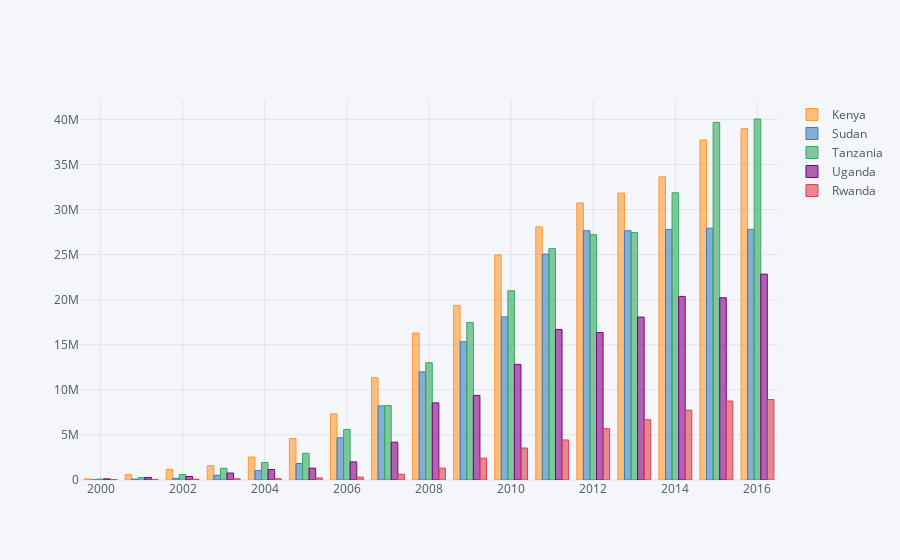

The notebook cell this image was saved under:
### Markdown cell above
## Bar Plot

### Code cell
df.iplot(kind='bar')

### Figure 1 — Plotly figure (JSON) as saved in the notebook; plotly's stock layout.template omitted (floating-point values rounded to 4 significant figures)
{"data": [{"marker": {"color": "rgba(255, 153, 51, 0.6)", "line": {"color": "rgba(255, 153, 51, 1.0)", "width": 1}}, "name": "Kenya", "orientation": "v", "text": "", "type": "bar", "x": ["2000", "2001", "2002", "2003", "2004", "2005", "2006", "2007", "2008", "2009", "2010", "2011", "2012", "2013", "2014", "2015", "2016"], "y": [127404, 600000, 1187122, 1590785, 2546157, 4611970, 7340317, 11349412, 16303573, 19364559, 24968891, 28080771, 30731754, 31830003, 33632631, 37715944, 38982188]}, {"marker": {"color": "rgba(55, 128, 191, 0.6)", "line": {"color": "rgba(55, 128, 191, 1.0)", "width": 1}}, "name": "Sudan", "orientation": "v", "text": "", "type": "bar", "x": ["2000", "2001", "2002", "2003", "2004", "2005", "2006", "2007", "2008", "2009", "2010", "2011", "2012", "2013", "2014", "2015", "2016"], "y": [23000, 103846, 190778, 527233, 1048558, 1827940, 4683127, 8218092, 11991469, 15339895, 18093231, 25056185, 27658595, 27657875, 27796611, 27938507, 27807293]}, {"marker": {"color": "rgba(50, 171, 96, 0.6)", "line": {"color": "rgba(50, 171, 96, 1.0)", "width": 1}}, "name": "Tanzania", "orientation": "v", "text": "", "type": "bar", "x": ["2000", "2001", "2002", "2003", "2004", "2005", "2006", "2007", "2008", "2009", "2010", "2011", "2012", "2013", "2014", "2015", "2016"], "y": [110518, 275560, 606859, 1298000, 1942000, 2964000, 5609000, 8252000, 13006793, 17469486, 20983853, 25666455, 27219283, 27442823, 31862656, 39665600, 40044186]}, {"marker": {"color": "rgba(128, 0, 128, 0.6)", "line": {"color": "rgba(128, 0, 128, 1.0)", "width": 1}}, "name": "Uganda", "orientation": "v", "text": "", "type": "bar", "x": ["2000", "2001", "2002", "2003", "2004", "2005", "2006", "2007", "2008", "2009", "2010", "2011", "2012", "2013", "2014", "2015", "2016"], "y": [126913, 283520, 393310, 776169, 1165035, 1315300, 2008818, 4195278, 8554864, 9383734, 12828264, 16696992, 16356387, 18068648, 20365941, 20220273, 22838486]}, {"marker": {"color": "rgba(219, 64, 82, 0.6)", "line": {"color": "rgba(219, 64, 82, 1.0)", "width": 1}}, "name": "Rwanda", "orientation": "v", "text": "", "type": "bar", "x": ["2000", "2001", "2002", "2003", "2004", "2005", "2006", "2007", "2008", "2009", "2010", "2011", "2012", "2013", "2014", "2015", "2016"], "y": [39000, 65000, 82391, 130720, 137271, 222978, 314201, 635137, 1322637, 2429252, 3548761, 4446194, 5690751, 6689158, 7747019, 8759619, 8921533]}], "layout": {"legend": {"bgcolor": "#F5F6F9", "font": {"color": "#4D5663"}}, "paper_bgcolor": "#F5F6F9", "plot_bgcolor": "#F5F6F9", "titlefont": {"color": "#4D5663"}, "xaxis1": {"gridcolor": "#E1E5ED", "showgrid": true, "tickfont": {"color": "#4D5663"}, "title": "", "titlefont": {"color": "#4D5663"}, "zerolinecolor": "#E1E5ED"}, "yaxis1": {"gridcolor": "#E1E5ED", "showgrid": true, "tickfont": {"color": "#4D5663"}, "title": "", "titlefont": {"color": "#4D5663"}, "zerolinecolor": "#E1E5ED"}}}
